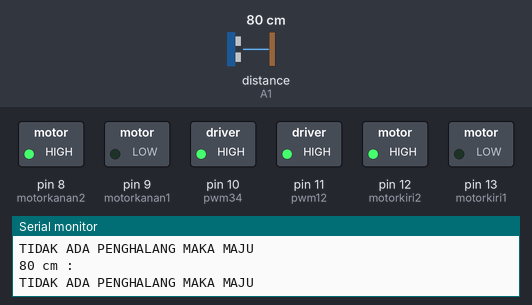
Recording of a sketch running on a simulated Arduino Uno, built with avr-gcc and run on an emulated ATmega328P. Parts: switched loads named in the sketch (green lamp = pin HIGH), the last lines printed to the serial monitor. Wiring (inferred from the names in the program): ultrasonic range finder: trigger A0; echo A1. The inputs (shaded band) are chosen by the test bench; at power-on: distance to the obstacle (sensor on A1) 80 cm. The echo pulse lasts 58.3 µs per cm; pins used as bus, display or sensor lines are not drawn.

Above: at 1.2 s.
1.3 s: distance to the obstacle (sensor on A1) set to 29 cm
4.3 s: distance to the obstacle (sensor on A1) set to 24 cm
At 5.3 s:
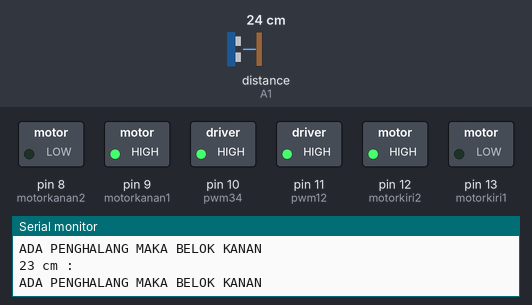
5.8 s: distance to the obstacle (sensor on A1) set to 120 cm
At 7.2 s:
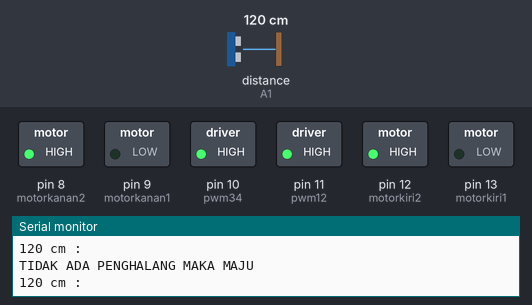
Timing chart, 0 to 8.8 s (numbered marks = the images above; inputs shaded):
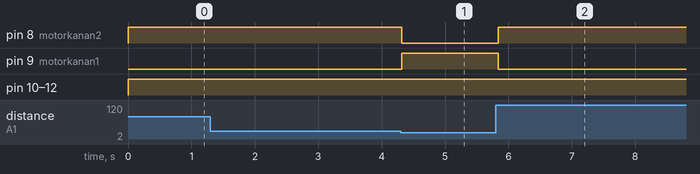

Measured:
- the behaviour switches between 27 and 26 cm on distance to the obstacle (sensor on A1) (found by bisection; images 0 and 1)
- after the input at 4.3 s, pin 8 (motorkanan2): HIGH → LOW at once; pin 9 (motorkanan1): LOW → HIGH at once
- after the input at 5.8 s, pin 8 (motorkanan2): LOW → HIGH at once; pin 9 (motorkanan1): HIGH → LOW at once

The sketch:

Elektronika_Lanjut_6_robot_obstacle_avoider1.ino
```cpp
//Elektronika Lanjut - Robot Obstacle Avoider
// Check the simulation of this code and circuit at : https://youtu.be/tZnzQvBH3Lk
//definisi pin
const int pintrig = A0;
const int pinecho = A1;
int motorkiri1 = 13;
int motorkiri2 = 12;
int motorkanan1 = 9;
int motorkanan2 = 8;
int pwm12 = 11;
int pwm34 = 10;

void setup(){
  pinMode(motorkiri1, OUTPUT);
  pinMode(motorkiri2, OUTPUT);
  pinMode(motorkanan1, OUTPUT);
  pinMode(motorkanan2, OUTPUT);
  pinMode(pwm12, OUTPUT);
  pinMode(pwm34, OUTPUT);
  Serial.begin(9600);
}
void loop(){
  long duration, cm;
  //mengeluarkan sinyal ultrasonik
  pinMode(pintrig, OUTPUT);
  digitalWrite(pintrig, LOW);
  delayMicroseconds(2);
  digitalWrite(pintrig, HIGH);
  delayMicroseconds(5);
  digitalWrite(pintrig, LOW);
  //menerima sinyal ultrasonik
  pinMode(pinecho, INPUT);
  //selang waktu mengirim dan menerima sinyal
  duration = pulseIn(pinecho, HIGH);

  //konversi dari duration menjadi cm
  cm = microsecondsToCentimeters(duration);
  Serial.print(cm);
  Serial.println(" cm : ");

  //pengaturan kecepatan motor
  analogWrite(pwm12,255);
  analogWrite(pwm34,255);

  //JIKA ADA PENGHALANG KURANG DARI 25 cm
  if(cm<=25){
      digitalWrite(motorkiri1,LOW);
      digitalWrite(motorkiri2,HIGH);
      digitalWrite(motorkanan1,HIGH);
      digitalWrite(motorkanan2,LOW);
      Serial.println("ADA PENGHALANG MAKA BELOK KANAN");
    }
  //JIKA TIDAK ADA PENGHALANG
  else
    {
      digitalWrite(motorkiri1,LOW);
      digitalWrite(motorkiri2,HIGH);
      digitalWrite(motorkanan1,LOW);
      digitalWrite(motorkanan2,HIGH);
      Serial.println("TIDAK ADA PENGHALANG MAKA MAJU");
    }
}
long microsecondsToCentimeters(long microseconds){
  return microseconds/29/2;
}
```
